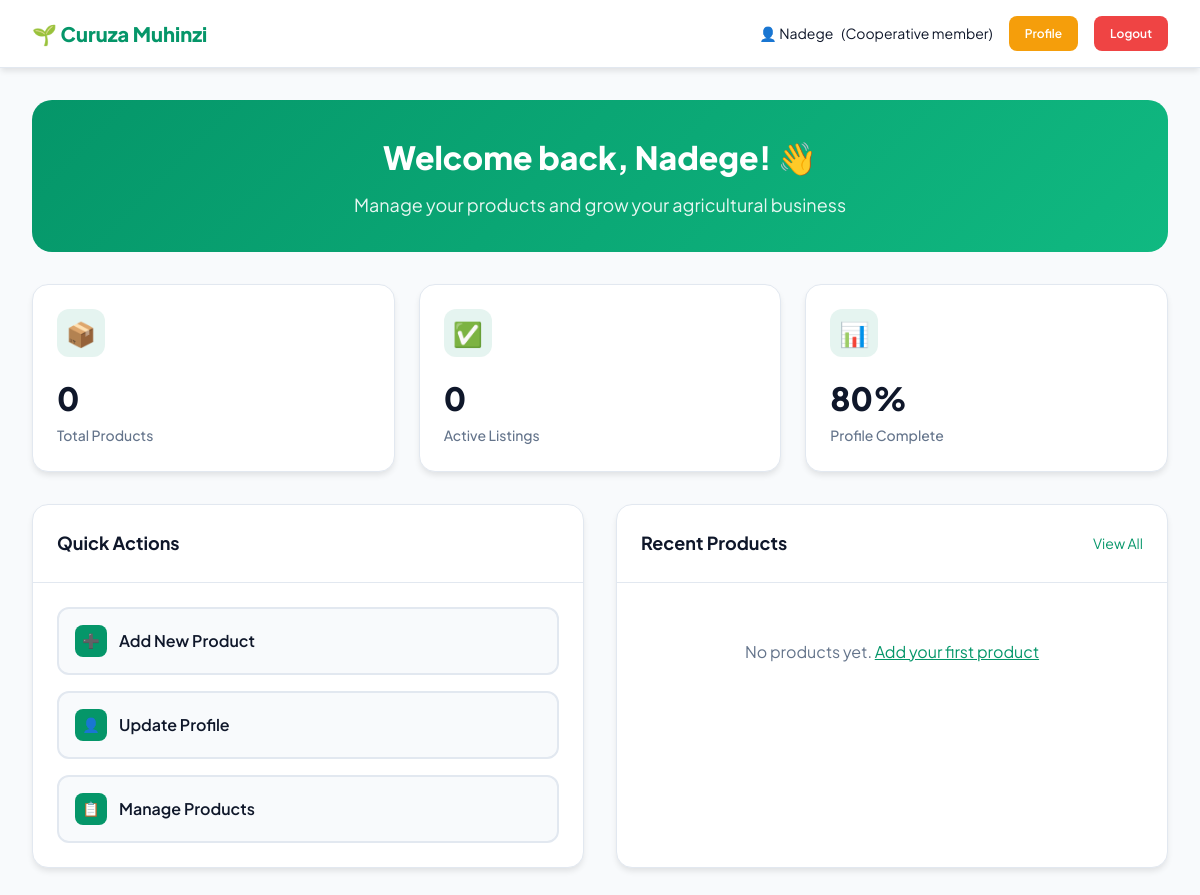
The app's page /dashboard/index.php (signed in) with its own data.
### tables this page shows
CREATE TABLE `users` (
  `id` int(11) NOT NULL,
  `first_name` varchar(50) NOT NULL,
  `last_name` varchar(50) NOT NULL,
  `email` varchar(100) NOT NULL,
  `phone` varchar(20) DEFAULT NULL,
  `date_of_birth` date DEFAULT NULL,
  `gender` enum('male','female','other') DEFAULT NULL,
  `password_hash` varchar(255) DEFAULT NULL,
  `user_type` enum('farmer','buyer','cooperative_member','supplier') NOT NULL,
  `province` varchar(50) DEFAULT NULL,
  `district` varchar(50) DEFAULT NULL,
  `sector` varchar(50) DEFAULT NULL,
  `cell` varchar(50) DEFAULT NULL,
  `village` varchar(50) DEFAULT NULL,
  `address_details` text DEFAULT NULL,
  `farm_size` varchar(20) DEFAULT NULL,
  `what_do_you_grow` text DEFAULT NULL,
  `mobile_money_number` varchar(20) DEFAULT NULL,
  `profile_picture` varchar(255) DEFAULT NULL,
  `language_preference` enum('kinyarwanda','english','french') DEFAULT 'kinyarwanda',
  `notification_preferences` longtext DEFAULT NULL CHECK (json_valid(`notification_preferences`)),
  `status` enum('active','suspended','banned') DEFAULT 'active',
  `profile_completion_percentage` int(11) DEFAULT 0,
  `last_login` datetime DEFAULT NULL,
  `login_attempts` int(11) DEFAULT 0,
  `locked_until` datetime DEFAULT NULL,
  `created_at` timestamp NOT NULL DEFAULT current_timestamp(),
  `updated_at` timestamp NOT NULL DEFAULT current_timestamp() ON UPDATE current_timestamp(),
  `verification_status` enum('unverified','verified','flagged') DEFAULT 'unverified',
  `account_flags` int(11) DEFAULT 0
);

### config/database.php (called while the page is built, shortened)
<?php
class Database {
    private $connection;
    public function __construct() {
        try {
            $dsn = "mysql:host=" . DB_HOST . ";dbname=" . DB_NAME . ";charset=" . DB_CHARSET;
            $this->connection = new PDO($dsn, DB_USER, DB_PASS);
            $this->connection->setAttribute(PDO::ATTR_ERRMODE, PDO::ERRMODE_EXCEPTION);
            $this->connection->setAttribute(PDO::ATTR_DEFAULT_FETCH_MODE, PDO::FETCH_ASSOC);
        } catch(PDOException $e) {
            die("Database connection failed: " . $e->getMessage());
        }
    }
    public function fetch($sql, $params = []) {
        $stmt = $this->connection->prepare($sql);
        $stmt->execute($params);
        return $stmt->fetch();
    }
    public function fetchColumn($sql, $params = []) {
        $stmt = $this->connection->prepare($sql);
        $stmt->execute($params);
        return $stmt->fetchColumn();
    }
}
?>

### dashboard/index.php (the view, shortened to what this page needs)
<?php
require_once '../config/database.php';
$db = new Database();
$user = $db->fetch("SELECT * FROM users WHERE id = ?", [$_SESSION['user_id']]);
$db->query("UPDATE users SET last_login = NOW() WHERE id = ?", [$_SESSION['user_id']]);
try {
    $products_count = $db->fetchColumn("SELECT COUNT(*) FROM products WHERE user_id = ?", [$_SESSION['user_id']]);
    $active_products = $db->fetchColumn("SELECT COUNT(*) FROM products WHERE user_id = ? AND status = 'active'", [$_SESSION['user_id']]);
    $recent_products = $db->fetchAll("SELECT * FROM products WHERE user_id = ? ORDER BY created_at DESC LIMIT 5", [$_SESSION['user_id']]);
} catch (PDOException $e) {
    $products_count = 0;
    $active_products = 0;
    $recent_products = [];
}
?>
<!DOCTYPE html>
<html lang="en">
<head>
</head>
<body>
    <div class="dashboard">
        <header class="header">
            <div class="logo">
                🌱 Curuza Muhinzi
            </div>
            <div class="user-menu">
                <div class="user-info">
                    <span>👤 <?= htmlspecialchars($user['first_name']) ?></span>
                    <span>(<?= ucfirst(str_replace('_', ' ', $user['user_type'])) ?>)</span>
                </div>
                <a href="profile.php" class="btn-sm btn-edit">Profile</a>
                <a href="../auth/login.php?logout=1" class="btn-sm btn-delete">Logout</a>
            </div>
        </header>
        <main class="main-content">
            <div class="welcome-section">
                <h1 class="welcome-title">Welcome back, <?= htmlspecialchars($user['first_name']) ?>! 👋</h1>
                <p class="welcome-subtitle">Manage your products and grow your agricultural business</p>
            </div>
            <div class="stats-grid">
                <div class="stat-card">
                    <div class="stat-header">
                        <div class="stat-icon">📦</div>
                    </div>
                    <div class="stat-value"><?= $products_count ?></div>
                    <div class="stat-label">Total Products</div>
                </div>
                <div class="stat-card">
                    <div class="stat-header">
                        <div class="stat-icon">✅</div>
                    </div>
                    <div class="stat-value"><?= $active_products ?></div>
                    <div class="stat-label">Active Listings</div>
                </div>
                <div class="stat-card">
                    <div class="stat-header">
                        <div class="stat-icon">📊</div>
                    </div>
                    <div class="stat-value"><?= $user['profile_completion_percentage'] ?>%</div>
                    <div class="stat-label">Profile Complete</div>
                </div>
            </div>
            <div class="actions-section">
                <div class="action-card">
                    <div class="card-header">
                        <h2 class="card-title">Quick Actions</h2>
                    </div>
                    <div class="card-content">
                        <div class="quick-actions">
                            <a href="../add-product.php" class="action-btn">
                                <div class="action-icon">➕</div>
                                <span>Add New Product</span>
                            </a>
                            <a href="profile.php" class="action-btn">
                                <div class="action-icon">👤</div>
                                <span>Update Profile</span>
                            </a>
                            <a href="../products.php" class="action-btn">
                                <div class="action-icon">📋</div>
                                <span>Manage Products</span>
                            </a>
                        </div>
                    </div>
                </div>
                <div class="action-card">
                    <div class="card-header">
                        <h2 class="card-title">Recent Products</h2>
                        <a href="../products.php" style="color: var(--primary); font-size: 0.875rem; text-decoration: none;">View All</a>
                    </div>
                    <div class="card-content">
                        <?php if (empty($recent_products)): ?>
                            <div class="empty-state">
                                <p>No products yet. <a href="../add-product.php" style="color: var(--primary);">Add your first product</a></p>
                            </div>
                        <?php endif; ?>
                    </div>
                </div>
            </div>
        </main>
    </div>
</body>
</html>

### dashboard/index.php (style rules this page uses)
:root { --primary: #059669; --primary-dark: #047857; --primary-light: #10b981; --accent: #f59e0b; --bg: #fefefe; --bg-alt: #f8fafc; --text: #0f172a; --text-light: #64748b; --border: #e2e8f0; --success: #10b981; --error: #ef4444; --shadow: 0 4px 6px -1px rgb(0 0 0 / 0.1); --shadow-lg: 0 20px 25px -5px rgb(0 0 0 / 0.1); }
* { margin: 0; padding: 0; box-sizing: border-box; }
body { font-family: 'Plus Jakarta Sans', -apple-system, BlinkMacSystemFont, sans-serif; background: var(--bg-alt); color: var(--text); line-height: 1.6; }
.dashboard { min-height: 100vh; display: flex; flex-direction: column; }
.header { background: white; border-bottom: 1px solid var(--border); padding: 1rem 2rem; display: flex; justify-content: space-between; align-items: center; box-shadow: var(--shadow); }
.logo { display: flex; align-items: center; gap: 0.75rem; font-size: 1.25rem; font-weight: 800; color: var(--primary); }
.user-menu { display: flex; align-items: center; gap: 1rem; }
.user-info { display: flex; align-items: center; gap: 0.5rem; font-size: 0.875rem; }
.main-content { flex: 1; padding: 2rem; max-width: 1200px; margin: 0 auto; width: 100%; }
.welcome-section { background: linear-gradient(135deg, var(--primary), var(--primary-light)); color: white; padding: 2rem; border-radius: 20px; margin-bottom: 2rem; text-align: center; }
.welcome-title { font-size: 2rem; font-weight: 800; margin-bottom: 0.5rem; }
.welcome-subtitle { opacity: 0.9; font-size: 1.125rem; }
.stats-grid { display: grid; grid-template-columns: repeat(auto-fit, minmax(250px, 1fr)); gap: 1.5rem; margin-bottom: 2rem; }
.stat-card { background: white; padding: 1.5rem; border-radius: 16px; box-shadow: var(--shadow); border: 1px solid var(--border); }
.stat-header { display: flex; justify-content: space-between; align-items: center; margin-bottom: 1rem; }
.stat-icon { width: 48px; height: 48px; background: rgba(5, 150, 105, 0.1); border-radius: 12px; display: flex; align-items: center; justify-content: center; font-size: 1.5rem; }
.stat-value { font-size: 2rem; font-weight: 800; color: var(--text); }
.stat-label { color: var(--text-light); font-size: 0.875rem; font-weight: 500; }
.actions-section { display: grid; grid-template-columns: repeat(auto-fit, minmax(300px, 1fr)); gap: 2rem; }
.action-card { background: white; border-radius: 16px; box-shadow: var(--shadow); border: 1px solid var(--border); overflow: hidden; }
.card-header { padding: 1.5rem; border-bottom: 1px solid var(--border); display: flex; justify-content: space-between; align-items: center; }
.card-title { font-size: 1.125rem; font-weight: 700; color: var(--text); }
.card-content { padding: 1.5rem; }
.quick-actions { display: grid; gap: 1rem; }
.action-btn { display: flex; align-items: center; gap: 0.75rem; padding: 1rem; background: var(--bg-alt); border: 2px solid var(--border); border-radius: 12px; text-decoration: none; color: var(--text); font-weight: 600; transition: all 0.3s ease; }
.action-icon { width: 32px; height: 32px; background: var(--primary); border-radius: 8px; display: flex; align-items: center; justify-content: center; color: white; font-size: 0.875rem; }
.btn-sm { padding: 0.5rem 1rem; border-radius: 8px; font-size: 0.75rem; font-weight: 600; text-decoration: none; transition: all 0.2s ease; border: none; cursor: pointer; }
.btn-edit { background: var(--accent); color: white; }
.btn-delete { background: var(--error); color: white; }
.empty-state { text-align: center; padding: 2rem; color: var(--text-light); }

### records on screen
users: first_name "Nadege", user_type "Cooperative member", profile_completion_percentage "80"

### other values on screen
$products_count "0"
$active_products "0"
